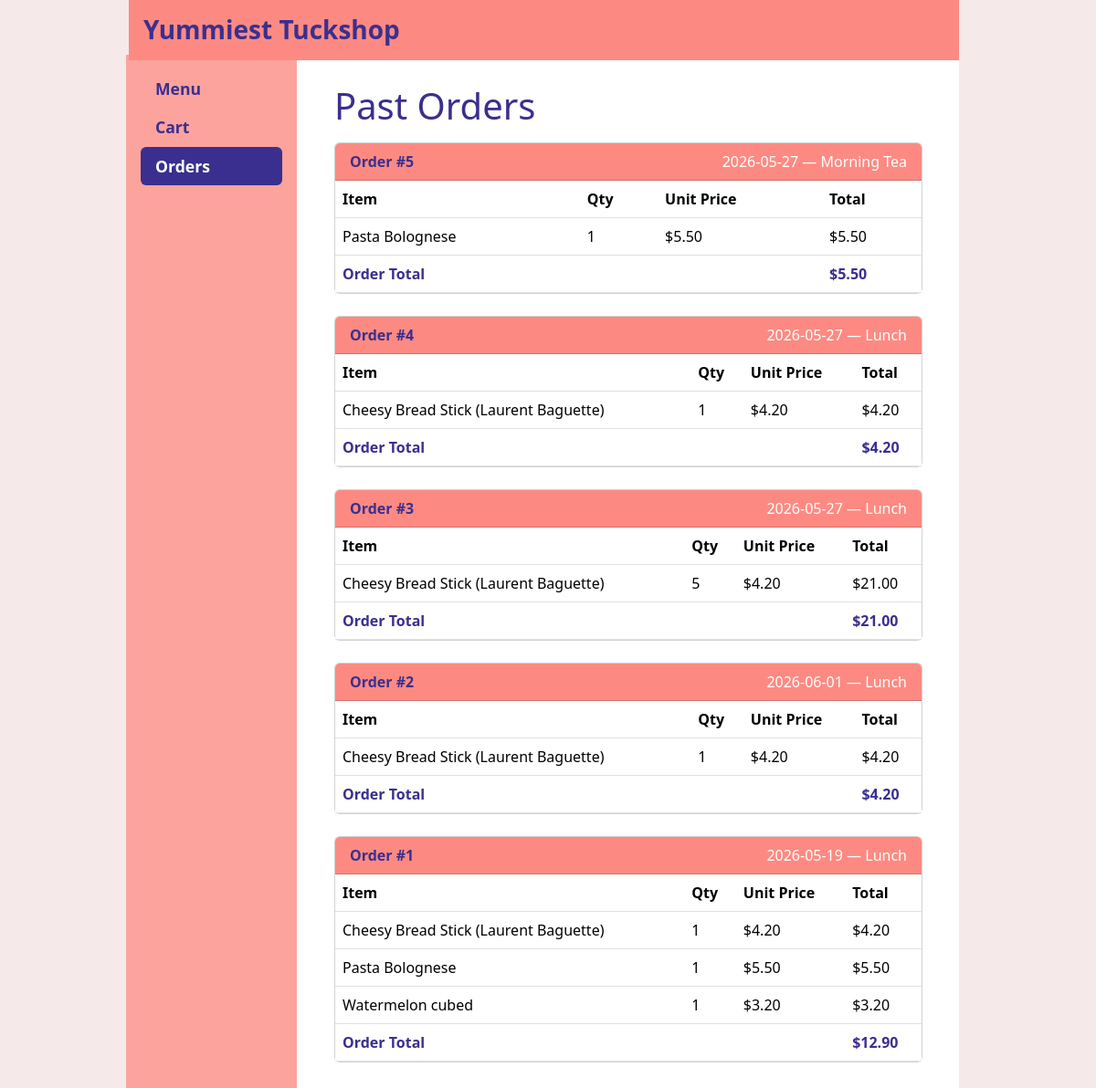
Page /orders (signed in) on the earlier database version.
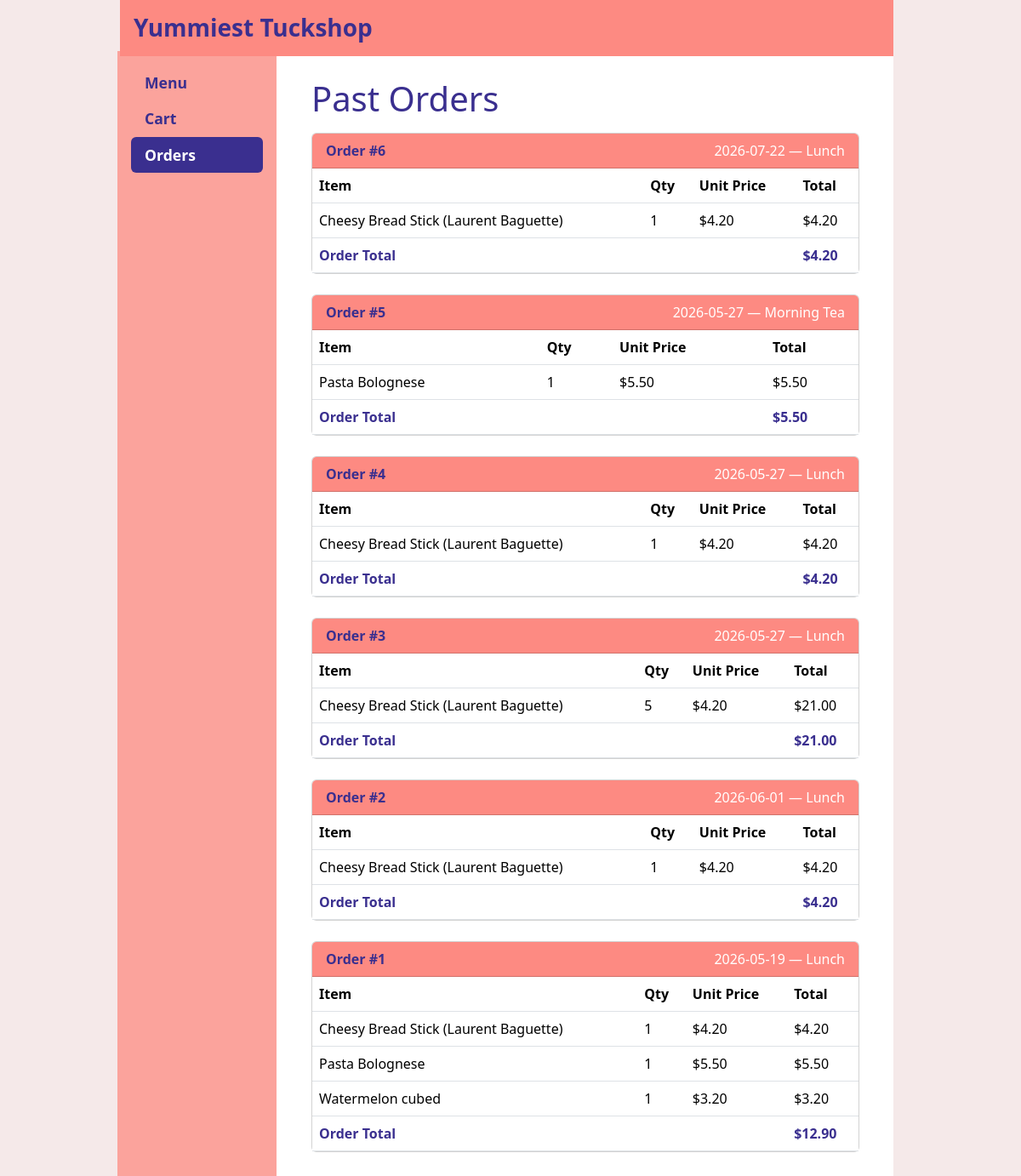
Same page on the later database version.
### tables this page shows
CREATE TABLE "Orders" (
	"OrderID"	INTEGER,
	"User"	INTEGER,
	"Date"	TEXT,
	"Price"	REAL,
	"Item"	INTEGER,
	"Quantity"	INTEGER,
	"ItemPrice"	REAL,
	"OrderType"	TEXT,
	FOREIGN KEY("Item") REFERENCES "Menu"("ItemID"),
	FOREIGN KEY("User") REFERENCES "User"("UserID")
);

CREATE TABLE "Menu" (
	"ItemID"	INTEGER,
	"Name"	TEXT,
	"ItemDesc"	TEXT,
	"Category"	TEXT,
	"Price"	REAL,
	"Homemade"	INTEGER,
	"Quantity"	INTEGER,
	"Options"	INTEGER,
	PRIMARY KEY("ItemID")
);

### app.py (the view)
@app.route('/orders')
def orders():
    user_id = session.get('userID')
    con = sqlite3.connect("Tuckshop.db", timeout=10)
    con.row_factory = sqlite3.Row
    cur = con.cursor()
    cur.execute('''
        SELECT Orders.OrderID, Orders.Date, Orders.OrderType, Orders.Quantity,
               Orders.ItemPrice, Orders.Price, Menu.Name
        FROM Orders
        JOIN Menu ON Orders.Item = Menu.ItemID
        WHERE Orders.User = ?
        ORDER BY Orders.OrderID DESC, Menu.Name
    ''', (user_id,))
    rows = cur.fetchall()
    con.close()
    orders_dict = {}
    for row in rows:
        oid = row['OrderID']
        if oid not in orders_dict:
            orders_dict[oid] = {
                'date': row['Date'],
                'order_type': row['OrderType'],
                'items': [],
                'total': 0.0
            }
        orders_dict[oid]['items'].append({
            'name': row['Name'],
            'quantity': row['Quantity'],
            'item_price': float(row['ItemPrice']),
            'line_total': float(row['Price'])
        })
        orders_dict[oid]['total'] = round(orders_dict[oid]['total'] + float(row['Price']), 2)
    return render_template('orders.html', orders=orders_dict)

### templates/orders.html (shortened to what this page needs)
{% extends "base.html" %}
{% block content %}
<h1>Past Orders</h1>
{% if orders %}
  {% for order_id, order in orders.items() %}
  <div class="card mb-4">
    <div class="card-header d-flex justify-content-between align-items-center" style="background-color: #fd8a82;">
      <span style="color: white;"><strong>Order #{{ order_id }}</strong></span>
      <span style="color: white;">{{ order['date'] }} — {{ order['order_type'] }}</span>
    </div>
    <div class="card-body p-0">
      <table class="table mb-0">
        <thead>
          <tr>
            <th>Item</th>
            <th>Qty</th>
            <th>Unit Price</th>
            <th>Total</th>
          </tr>
        </thead>
        <tbody>
          {% for item in order['items'] %}
          <tr>
            <td>{{ item['name'] }}</td>
            <td>{{ item['quantity'] }}</td>
            <td>${{ '%.2f' % item['item_price'] }}</td>
            <td>${{ '%.2f' % item['line_total'] }}</td>
          </tr>
          {% endfor %}
        </tbody>
        <tfoot>
          <tr>
            <td colspan="3"><strong>Order Total</strong></td>
            <td><strong>${{ '%.2f' % order['total'] }}</strong></td>
          </tr>
        </tfoot>
      </table>
    </div>
  </div>
  {% endfor %}
{% else %}
<p>You have no past orders.</p>
<a href="/products" class="btn btn-primary">Browse Menu</a>
{% endif %}
{% endblock %}

### templates/base.html (shortened to what this page needs)
<!doctype html>
<html lang="en">
  <head>
    <link href="https://cdn.jsdelivr.net/npm/bootstrap@5.3.3/dist/css/bootstrap.min.css" rel="stylesheet">
    <link rel="stylesheet" href="/static/css/style.css">
  </head>
<body class="overflow-y-scroll">
  <header class="page-header">
    <div class="container bg-body-secondary py-3">
      <h1 class="h4 mb-0">Yummiest Tuckshop</h1>
    </div>
  </header>
  <div class="sidebar-fixed-wrapper">
    <div class="container">
      <div class="row">
        <aside class="col-12 col-md-2 mb-4 px-0">
          <div class="sidebar bg-body-tertiary p-3 h-100">
            <ul class="nav nav-pills flex-column">
              <li class="nav-item"><a class="nav-link {{ 'active' if request.endpoint == 'products' or request.endpoint == 'search' }}" href="/products">Menu</a></li>
              <li class="nav-item"><a class="nav-link {{ 'active' if request.endpoint == 'cart' }}" href="/cart">Cart</a></li>
              <li class="nav-item"><a class="nav-link {{ 'active' if request.endpoint == 'orders' }}" href="/orders">Orders</a></li>
            </ul>
          </div>
        </aside>
      </div>
    </div>
  </div>
  <div class="container-fluid px-0">
    <main class="content-with-sidebar px-3">
      {% block content %}{% endblock %}
    </main>
  </div>
</body>
</html>

### static/css/style.css (style rules this page uses)
body { padding-top: 60px; background-color: white; color: #3A2F8F; }
h1, h2, h3, h4, h5, h6 { color: #3A2F8F !important; }
p, span, label, li, td, th, small, strong, em { color: #3A2F8F; }
body::before { content: ''; position: fixed; top: 0; left: 0; right: 0; bottom: 0; background: linear-gradient( to right, rgb(245, 233, 233) 12.5%, transparent 12.5%, transparent 87.5%, rgb(245, 233, 233) 87.5% ); z-index: -1; pointer-events: none; }
.page-header { position: fixed; top: 0; left: 11.75%; right: 12.5%; z-index: 200; }
.page-header .container { background-color: #fd8a82 !important; width: 100%; max-width: 100%; padding-left: 0.75rem; padding-right: 0; }
.page-header h1 { font-weight: bold; padding-left: 0.25rem; font-size: 1.75rem; }
.sidebar-fixed-wrapper { position: fixed; top: 60px; left: 12.5%; bottom: 0; width: 16.666%; z-index: 100; }
.sidebar-fixed-wrapper .container, .sidebar-fixed-wrapper .row, .sidebar-fixed-wrapper .col-12.col-md-2 { height: 100%; }
.sidebar { width: 500%; height: 100%; overflow-y: auto; background-color: #FBA39C !important; }
.content-with-sidebar { position: relative; margin-left: calc(12.5% + 16.666%); margin-right: 12.5%; padding: 1rem; z-index: 1; min-height: 100vh; }
.card { position: relative; }
.sidebar .nav-link { color: #3A2F8F !important; font-weight: bold; font-size: 1.1rem; }
.sidebar .nav-link.active { background-color: #3A2F8F !important; color: white !important; }
.content-with-sidebar { margin-left: calc(12.5% + 16.666%); margin-right: 14.5%; padding: 1rem; z-index: 1; min-height: 100vh; }
.container { max-width: 100% !important; padding-left: 0; padding-right: 0; }

Differences in the rows shown:
added Orders: date "2026-07-22", order_type "Lunch", name "Cheesy Bread Stick (Laurent Baguette)", quantity "1", ItemPrice "4.20", Price "4.20", shown under "6"
Other differences:
new list line: "Order # 6 — Item Qty Unit Price Total Order Total $ 4.20"
